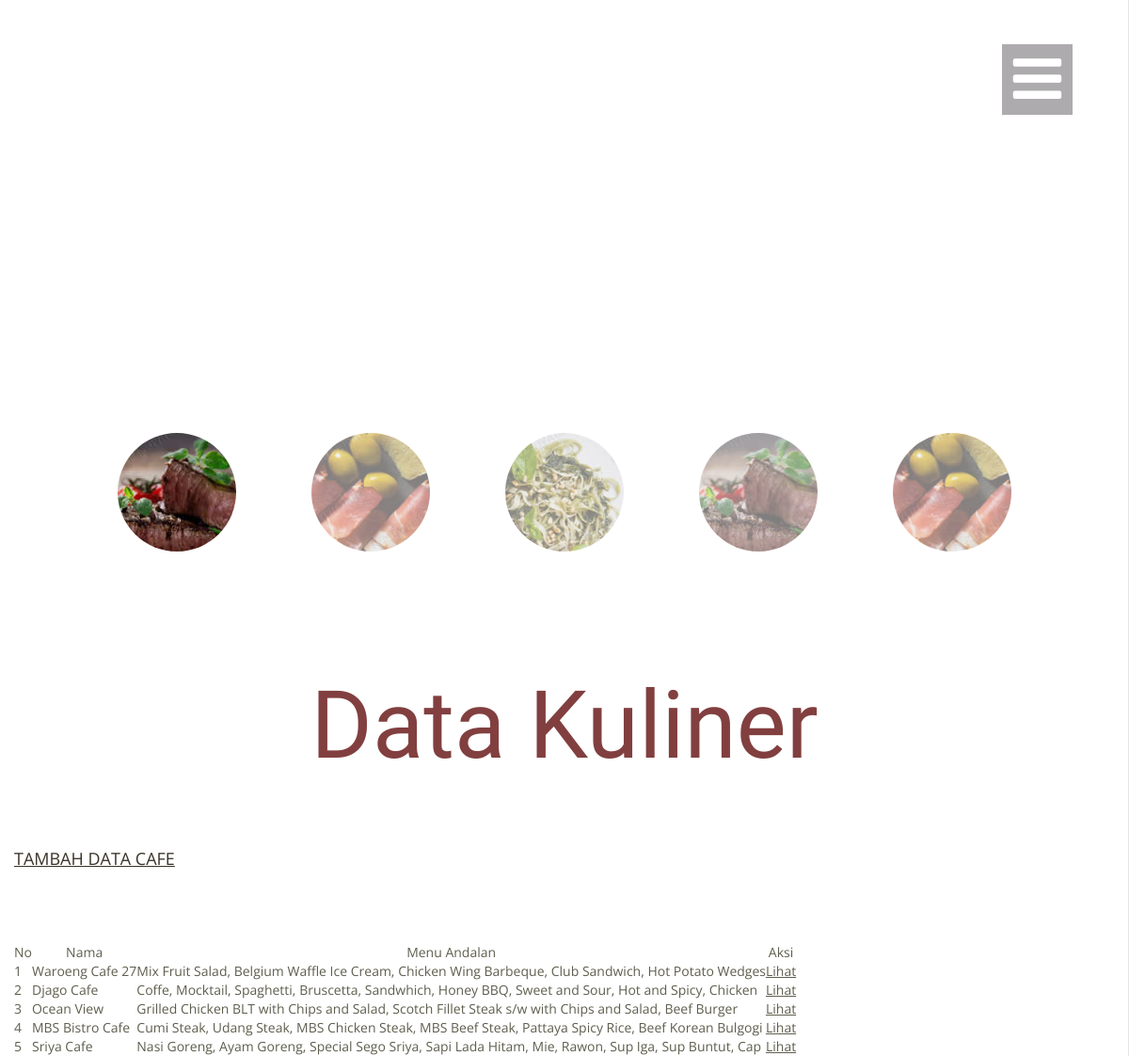
The app's page /cafe/datakuliner.php with its own data.
### tables this page shows
CREATE TABLE `tb_kuliner` (
  `id_kuliner` int(11) NOT NULL,
  `nama_kuliner` varchar(100) NOT NULL,
  `alamat` varchar(255) NOT NULL,
  `pemilik` varchar(50) NOT NULL,
  `latitude` varchar(20) NOT NULL,
  `longitude` varchar(20) NOT NULL,
  `menu` varchar(100) NOT NULL,
  `jam_buka` varchar(50) NOT NULL,
  `keterangan` varchar(255) NOT NULL
);

### cafe/datakuliner.php (the view, shortened to what this page needs)
<!DOCTYPE html>
<html lang="en">
<head>
    <link rel="stylesheet" href="css/grid.css">
    <link rel="stylesheet" href="css/style.css">
    <link rel="stylesheet" href="css/camera.css">
    <link rel="stylesheet" href="css/jquery.fancybox.css">
</head>
<body>
<div class="page">
    <header>
        <div class="camera_container">
            <div id="camera" class="camera_wrap">
            </div>
            <div class="brand wow fadeIn">
                <h1 class="brand_name">
                    <a href="index.php">Cafe</a>
                </h1>
            </div>
        </div>
        <div class="toggle-menu-container">
            <nav class="nav">
                <a class="sf-menu-toggle fa fa-bars" href="#"></a>
            </nav>
        </div>
    </header>
    <main>
       <section class="well">
            <div class="container">
				<a href="#"><h2><em>Data Kuliner</em></h2></a>
								<?php
				$servername = "localhost";
				$username = "root";
				$password = "";
				$dbname = "db_kuliner";
				echo "<h3><u><b><a href='datacafe.php'>TAMBAH DATA CAFE</a></u></b></h3>";
				$conn = mysqli_connect($servername, $username, $password, $dbname);
				$sql = "SELECT id_kuliner,nama_kuliner,menu FROM tb_kuliner";
				$result = mysqli_query($conn, $sql);
				echo "<table>
						<tr><th>No</th>
							<th>Nama</th>
							<th>Menu Andalan</th>
							<th>Aksi</th>
						</tr>";
				if (mysqli_num_rows($result) > 0) {
					while($row = mysqli_fetch_assoc($result)) {
						echo "<tr><td>".$row["id_kuliner"]. " </td><td>"
							. $row["nama_kuliner"]. "</td><td>"
							. $row["menu"]. "</td>"
							. "<td><u><b><a href='detailkuliner.php?id=".$row["id_kuliner"]."'>Lihat</a></u></b></td></tr>";
					}
				} else {
					echo "0 results";
				}
				?>
			</div>
        </section>
    </main>
</div>
</body>
</html>

### cafe/css/grid.css (style rules this page uses)
html, body, div, span, applet, object, iframe, h1, h2, h3, h4, h5, h6, p, blockquote, pre, a, abbr, acronym, address, big, cite, code, del, dfn, em, img, ins, kbd, q, s, samp, small, strike, strong, sub, sup, tt, var, b, u, i, center, dl, dt, dd, ol, ul, li, fieldset, form, label, legend, table, caption, tbody, tfoot, thead, tr, th, td, article, aside, canvas, details, embed, figure, figcaption, footer, header, hgroup, menu, nav, output, ruby, section, summary, time, mark, audio, video { margin: 0; padding: 0; border: 0; font-size: 100%; font: inherit; vertical-align: top; }
article, aside, details, figcaption, figure, footer, header, hgroup, menu, nav, section { display: block; }
body { line-height: 1; }
table { border-collapse: collapse; border-spacing: 0; }
.container, .container-fluid { margin-right: auto; margin-left: auto; -moz-box-sizing: border-box; -webkit-box-sizing: border-box; box-sizing: border-box; }
.container:before, .container-fluid:before, .row:before, .container:after, .container-fluid:after, .row:after { content: " "; display: table; }
.container:after, .container-fluid:after, .row:after { clear: both; }
.container, .container-fluid { width: 1170px; }

### cafe/css/style.css (style rules this page uses)
body { background: #a95858; color: #333; font-family: 'Open Sans', sans-serif; font-size: 14px; line-height: 20px; font-weight: 400px; -webkit-text-size-adjust: none; color: #5f5e4e; }
h2 { text-align: center; font-family: 'Open Sans', sans-serif; font-size: 62px; line-height: 82px; font-weight: 300; color: #823f3f; }
h2 em { display: block; font-family: 'Yesteryear', cursive; font-size: 100px; line-height: 82px; font-weight: 400; }
h3 { font-family: 'Open Sans', sans-serif; font-size: 18px; line-height: 20px; font-weight: 400; color: #393328; }
a { font: inherit; color: inherit; text-decoration: none; -moz-transition: 0.3s; -o-transition: 0.3s; -webkit-transition: 0.3s; transition: 0.3s; }
.fa { line-height: inherit; }
[class*='fa-']:before { font-weight: 400; font-family: 'FontAwesome'; }
.page { overflow: hidden; min-height: 500px; }
.toggle-menu-container .nav { margin: 0; position: fixed; right: -273px; top: 0; height: 100%; width: 273px; background: #ffffff; border-left: 1px solid #e6e6e6; z-index: 998; }
.toggle-menu-container .sf-menu-toggle { position: fixed; top: 47px; right: 60px; width: 75px; height: 75px; font-size: 60px; line-height: 75px; color: #fff; background: #adabad; text-align: center; }
header { background: #a95858; }
header .brand { float: left; }
header .nav { margin: 38px 0 48px 0; float: right; }
.brand { margin: 14px 0 0 0; float: left; }
.brand_name { padding: 0 0 6px 4px; display: inline-block; overflow: hidden; font-family: 'Yesteryear', cursive; font-size: 60px; line-height: 64px; color: #ffffff; }
* + h3 { margin-top: 10px; }
main { display: block; background: #ffffff; }
.well { padding: 114px 0 0 0; }

### cafe/css/camera.css (style rules this page uses)
.camera_container { position: relative; padding-bottom: 51.3598327%; }
.camera_container .brand { position: absolute; left: 0; right: 0; top: 30%; text-align: center; }
.camera_container .brand_name { padding: 0 20px 15px; display: inline-block; overflow: hidden; font-family: 'Yesteryear', cursive; font-size: 200px; line-height: 220px; font-weight: 400; color: #ffffff; }
@media (max-width: 1700px) { .camera_container .brand { top: 60px; } }
.camera_wrap { display: none; position: absolute; left: 0; top: 0; width: 100%; margin-bottom: 0 !important; height: 100%; background: #fff; z-index: 0; }

### records on screen
tb_kuliner: id_kuliner "1", nama_kuliner "Waroeng Cafe 27", menu "Mix Fruit Salad, Belgium Waffle Ice Cream, Chicken Wing Barbeque, Club Sandwich, Hot Potato Wedges"
tb_kuliner: id_kuliner "2", nama_kuliner "Djago Cafe", menu "Coffe, Mocktail, Spaghetti, Bruscetta, Sandwhich, Honey BBQ, Sweet and Sour, Hot and Spicy, Chicken"
tb_kuliner: id_kuliner "3", nama_kuliner "Ocean View", menu "Grilled Chicken BLT with Chips and Salad, Scotch Fillet Steak s/w with Chips and Salad, Beef Burger"
tb_kuliner: id_kuliner "4", nama_kuliner "MBS Bistro Cafe", menu "Cumi Steak, Udang Steak, MBS Chicken Steak, MBS Beef Steak, Pattaya Spicy Rice, Beef Korean Bulgogi"
tb_kuliner: id_kuliner "5", nama_kuliner "Sriya Cafe", menu "Nasi Goreng, Ayam Goreng, Special Sego Sriya, Sapi Lada Hitam, Mie, Rawon, Sup Iga, Sup Buntut, Cap"
